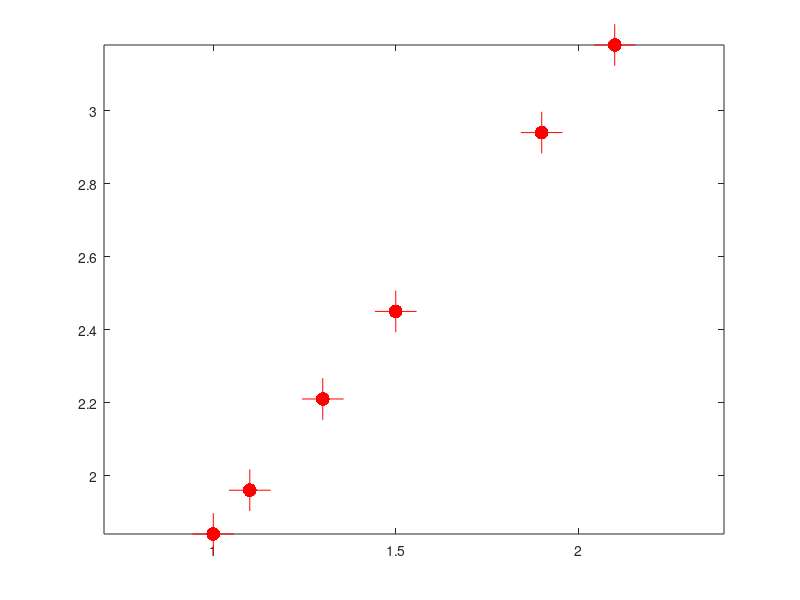

This chart was generated by the following MATLAB code: (Note: this script raises an error after producing the figure.)
% Least-squares fit of a quadratic model 
% (second-order polynomial) to a set of 
% (simulated) measurement data.
%
% Samuli Siltanen April 2018

%% Parameters for plotting
lwidth = 2;
fsize = 20;
msize = 30;

%% Simulate some data. 
% First time instants, 
% then measurement values

tvec=[1.0; 1.1; 1.3; 1.5; 1.9; 2.1];
mvec=[1.84; 1.96; 2.21; 2.45; 2.94; 3.18];



% Plot the measurement
figure(1)
clf
plot(tvec,mvec,'r+','markersize',msize)
hold on
plot(tvec,mvec,'r.','markersize',msize)
axis equal

%% Let's construct the least-squares linear fit to the data
% We use the model m = at^2 + bt + c, where the real
% numbers a and b and c are our unknowns.
% Matrix equation: A*[a b c].' = v

% Construct system matrix A
A = [...
    t1^2 t1 1;...
    t2^2 t2 1;...
    t3^2 t3 1;...
    t4^2 t4 1;...
    t5^2 t5 1;...
    t6^2 t6 1;...
    ];

% Construct right-hand side vector v
v = mvec;

% Solve in the least squares sense
result = A\v;
a = result(1);
b = result(2);
c = result(3);

% Plot the quadratic model
tplot = linspace(t1,t7,128);
mplot = a*tplot.^2+b*tplot+c;
plot(tplot,mplot,'b','linewidth',lwidth)